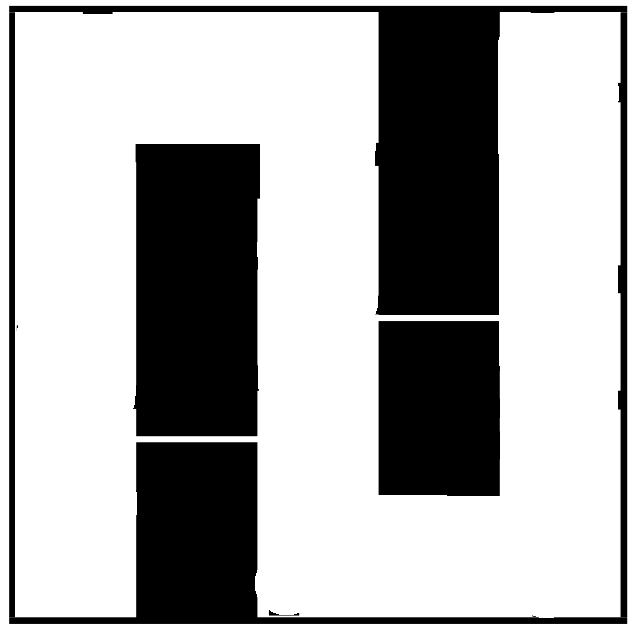
#> input picture two_wall_simple.png, 633 x 631 px
$ python medial_axis.py
#> lines starting #> are read from the running program, lines starting #| are printed output that depends on the picture; after the words box and inside, x2 and y2 are one past the last pixel; in counts of white or black regions, pixels touching at a corner belong together
# Import the cv2 library
import cv2
import numpy as np
import time
from skimage.morphology import medial_axis, skeletonize

extract_cutoff = 0.15 # [0,1] higher value will give you less vertices
map_file = 'two_wall_simple.png'
scale_percent = 0.15 # how much to scale down original image for speedy computation
erosion_kernel = 1 # how big of a kernel to use to smooth out obstacles

src = cv2.imread(map_file, cv2.IMREAD_GRAYSCALE)
#> src is the input picture: shape (631, 633); min 0, max 255, mean 172

start = time.time()

# Scale
width = int(src.shape[1] * scale_percent)
#> width = 94
height = int(src.shape[0] * scale_percent)
#> height = 94
dsize = (width, height)
#> dsize = (94, 94)
resized = cv2.resize(src, dsize)
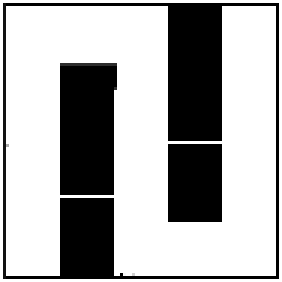
#> resized: shape (94, 94) (shown 3 times larger); min 0, max 255, mean 171.2
print("resizing: ", time.time() - start)
middle = time.time()

# Threshold it so it becomes binary
ret, thresh = cv2.threshold(resized,210,255,cv2.THRESH_BINARY)
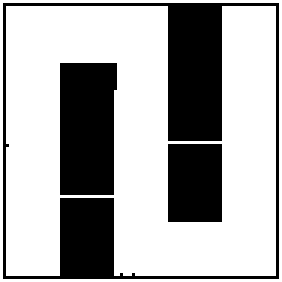
#> thresh: shape (94, 94) (shown 3 times larger); 67% white; 3 black regions, box (x1, y1, x2, y2) and area: (1, 1, 93, 93) 1645, (20, 21, 39, 65) 801, (56, 48, 74, 74) 468
print("thresholding: ", time.time() - middle)
middle = time.time()

# Erode details to simplify for medial axis
kernel = cv2.getStructuringElement(shape=cv2.MORPH_RECT, ksize=(erosion_kernel, erosion_kernel))
closing = cv2.morphologyEx(thresh,cv2.MORPH_CLOSE,kernel)
erode = cv2.erode(closing, kernel, iterations=1)
print("erosion: ", time.time() - middle)
middle = time.time()

#########################################
# Medial axis calc
#skel, distance = medial_axis(erode, return_distance=True)
#skel = skel*distance

# Skeletonize is way faster
erode[erode==255] = 1
skel = skeletonize(erode)
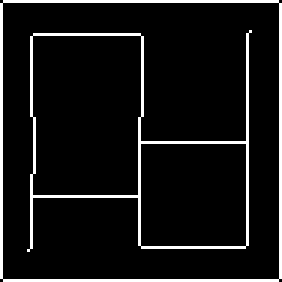
#> skel: shape (94, 94) bool (shown 3 times larger); 8.2% white in thin lines or dots
print("medial axis or Skeletonize: ", time.time() - middle)
middle = time.time()
#########################################

# Detect vertices
dst = cv2.cornerHarris(np.float32(skel),2,3, 0.04)
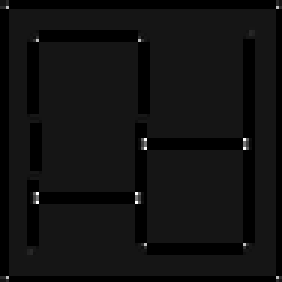
#> dst: shape (94, 94) float32 (shown 3 times larger); min -0.01, max 0.108, mean -0.00214; drawn with min black and max white
vertices = np.argwhere(dst>extract_cutoff*dst.max())
#> vertices = 40 pairs, first value 2 to 92, second value 2 to 92
print("corners: ", time.time() - middle)
middle = time.time()

print("total: ", time.time() - start)

# visualize
# convert src to 3 channel and resize bc maps are big
final = cv2.resize(cv2.cvtColor(src,cv2.COLOR_GRAY2BGR), (int(src.shape[1]*0.35), int(src.shape[0]*0.35)))
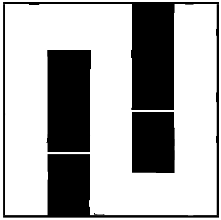
#> final: shape (220, 221, 3); min 0, max 255, mean 171.7

# add lines
lines = np.argwhere(skel)
#> lines = 723 pairs, first value 0 to 93, second value 0 to 93
for linepoint in lines:
    scaled = np.uint16(np.flip(linepoint) * (0.35/scale_percent))
    final = cv2.circle(final, tuple(scaled), 1, (196, 205, 54), 2)
#> this loop made 723 passes
#> (linepoint, scaled) on passes 1 to 3: ([0, 1], [2, 0]), ([0, 2], [4, 0]), ([0, 3], [7, 0])
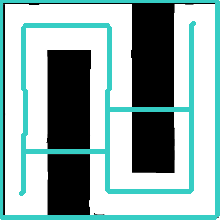
#> final: shape (220, 221, 3); mean of channels 0, 1, 2 170.4, 171.8, 148.2; drawn as B, G, R

# Add vertices
print("Num Vertices: {}".format(len(vertices)))
#| Num Vertices: 40
for vertex in vertices:
    scaled = np.uint16(np.flip(vertex) * (0.35/scale_percent))
    final = cv2.circle(final, tuple(scaled), 1, (255,0,255), 2)
#> this loop made 40 passes
#> (vertex, scaled) on passes 1 to 12: ([2, 2], [4, 4]), ([2, 92], [214, 4]), ([13, 12], [28, 30]), ([13, 46], [107, 30]), ([46, 47], [109, 107]), ([46, 48], [112, 107]), ([46, 81], [189, 107]), ([46, 82], [191, 107]), ([47, 47], [109, 109]), ([47, 48], [112, 109]), ([47, 81], [189, 109]), ([47, 82], [191, 109])
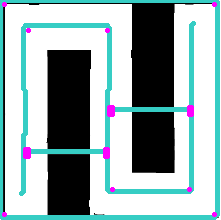
#> final: shape (220, 221, 3); mean of channels 0, 1, 2 170.9, 169.6, 149.7; drawn as B, G, R

cv2.imshow("color", final)
cv2.waitKey(0)
cv2.destroyAllWindows()

$ run again, with maze.png copied over two_wall_simple.png
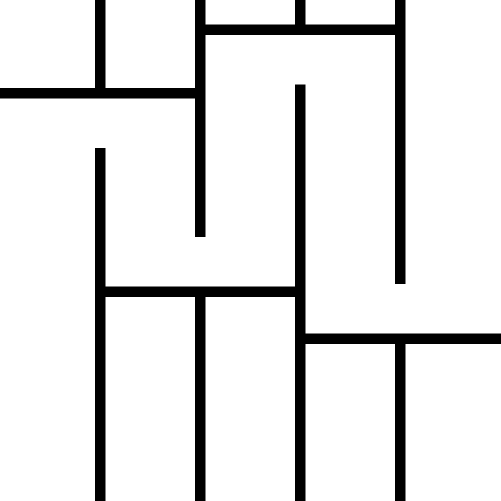
#> input picture maze.png, 1001 x 1001 px (shown at 1/2 size)
#> src: shape (1001, 1001); 89.4% white; 2 black regions, box (x1, y1, x2, y2) and area: (190, 169, 1001, 1001) 63546, (0, 0, 811, 568) 42756
#> thresh: shape (150, 150); 87.1% white; 2 black regions, box (x1, y1, x2, y2) and area: (28, 25, 150, 150) 1698, (0, 0, 122, 85) 1212
#> skel: shape (150, 150) bool; 2.7% white in thin lines or dots, all inside (x1, y1, x2, y2) = (11, 2, 137, 138)
#> vertices = 78 pairs, first value 0 to 138, second value 11 to 137
#> lines = 598 pairs, first value 2 to 137, second value 11 to 136
#> the loop `for linepoint in lines:` made 598 passes
#> (linepoint, scaled) on passes 1 to 3: ([2, 84], [196, 4]), ([2, 85], [198, 4]), ([2, 114], [266, 4])
#> after the loop `for linepoint in lines:`:
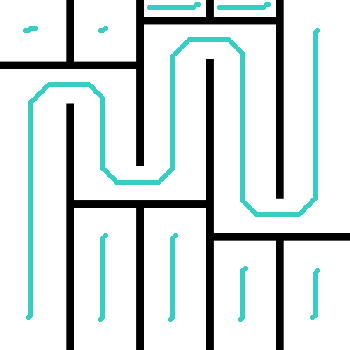
#> final: shape (350, 350, 3); mean of channels 0, 1, 2 223, 223.5, 214.5; drawn as B, G, R
#| Num Vertices: 78
#> the loop `for vertex in vertices:` made 78 passes
#> (vertex, scaled) on passes 1 to 8: ([0, 85], [198, 0]), ([0, 115], [268, 0]), ([1, 85], [198, 2]), ([1, 115], [268, 2]), ([2, 85], [198, 4]), ([2, 86], [200, 4]), ([2, 115], [268, 4]), ([2, 116], [270, 4])
#> after the loop `for vertex in vertices:`:
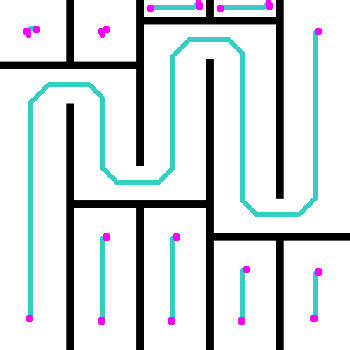
#> final: shape (350, 350, 3); mean of channels 0, 1, 2 223.2, 221.8, 215.3; drawn as B, G, R

$ run again, with two_wall.png copied over two_wall_simple.png
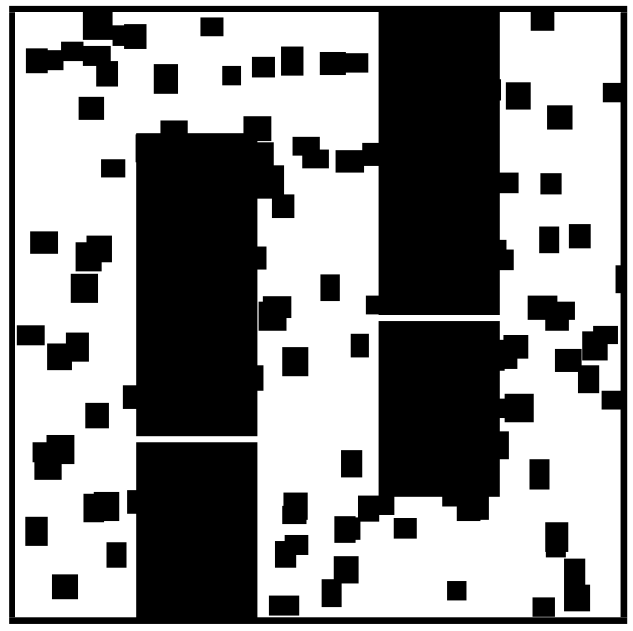
#> input picture two_wall.png, 633 x 631 px
#> src is the input picture: shape (631, 633); min 0, max 255, mean 141
#> thresh: shape (94, 94); 54.2% white; 36 black regions (22 under 20 px), largest, box (x1, y1, x2, y2) and area: (1, 1, 93, 93) 1939, (18, 17, 44, 65) 920, (50, 48, 79, 81) 587
#> skel: shape (94, 94) bool; 15.5% white in thin lines or dots
#> vertices = 466 pairs, first value 2 to 92, second value 2 to 92
#> lines = 1368 pairs, first value 0 to 93, second value 0 to 93
#> the loop `for linepoint in lines:` made 1368 passes
#> (linepoint, scaled) on passes 1 to 3: ([0, 1], [2, 0]), ([0, 2], [4, 0]), ([0, 3], [7, 0])
#| Num Vertices: 466
#> the loop `for vertex in vertices:` made 466 passes
#> (vertex, scaled) on passes 1 to 3: ([2, 2], [4, 4]), ([2, 16], [37, 4]), ([2, 17], [39, 4])
#> after the loop `for vertex in vertices:`:
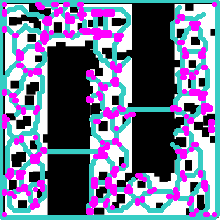
#> final: shape (220, 221, 3); mean of channels 0, 1, 2 142.9, 113, 109.1; drawn as B, G, R
